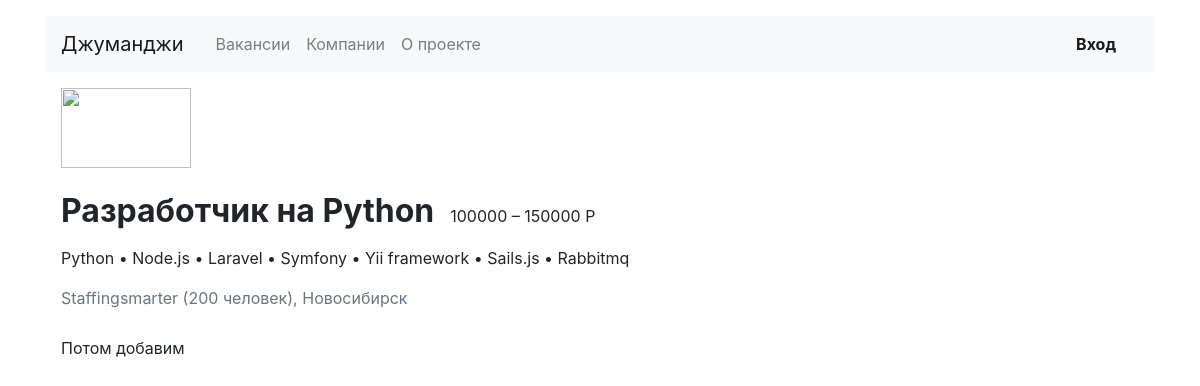
Before: /jobs/1/ with the older database file.
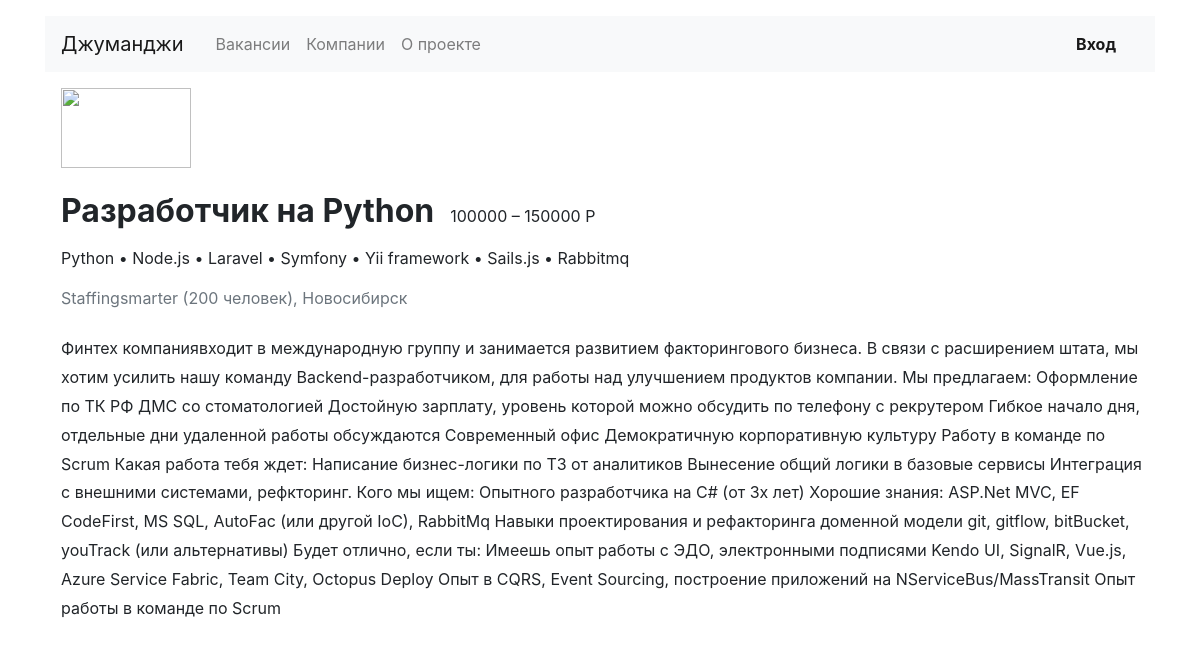
After: the same page with the newer database file.
### vacancy/models.py (models this page shows, shortened)
class Vacancy(models.Model):
    id = models.IntegerField(primary_key=True)
    title = models.CharField(max_length=150)
    speciality = models.ForeignKey(Speciality, on_delete=models.CASCADE, related_name='vacancies')
    company = models.ForeignKey(Company, on_delete=models.CASCADE, related_name='company_vacancies')
    skills = models.TextField(blank=True, db_index=True)
    description = models.TextField(blank=True, db_index=True)
    salary_min = models.PositiveIntegerField(blank=True)
    salary_max = models.PositiveIntegerField(blank=True)
    published_at = models.DateTimeField(auto_now_add=True)

class Company(models.Model):
    id = models.IntegerField(primary_key=True)
    name = models.CharField(max_length=50)
    location = models.CharField(max_length=50)
    logo = models.CharField(max_length=50)
    description = models.TextField(blank=True, db_index=True)
    employee_count = models.IntegerField(blank=True)
    def __str__(self):
        return f'{self.name}'

### vacancy/views.py (the view)
# urls.py: path('jobs/<int:id>/', SpecialitySingleVacancy.as_view(), name='speciality_single_page'),
class SpecialitySingleVacancy(View):
    def get(self, request, id:int):
        vacancies = Vacancy.objects.get(id=id)
        employee_c = vacancies.company.employee_count
        location = vacancies.company.location
        return render(request, 'vacancy/speciality_single_vacansy.html', {'vacancies': vacancies, 'count': employee_c, 'loc': location})

### vacancy/templates/vacancy/speciality_single_vacansy.html
{% extends 'base.html' %}
{% block company %}
<section class="pl-3">
          <a href="#"><img src="https://place-hold.it/130x80" width="130" height="80" alt=""></a>
          <div class="d-flex align-items-baseline align-content-baseline">
            <h1 class="h2 mt-4 font-weight-bold">{{ vacancies.title }}</h1>
            <p class="m-0 pl-3">{{ vacancies.salary_min }} – {{ vacancies.salary_max }} Р</p>
          </div>
          <p class="mt-2">{{ vacancies.skills }}</p>
          <p class="text-muted mb-4">{{ vacancies.company }} ({{ count }} человек), {{ loc }}</p>
          <div style="line-height: 1.8;">
            <p>{{ vacancies.description }}</p>
          </div>
        </section>
{% endblock %}

### templates/base.html (shortened to what this page needs)
<!DOCTYPE html>
<html lang="ru">
<head>
    <link rel="stylesheet" href="https://stackpath.bootstrapcdn.com/bootstrap/4.3.1/css/bootstrap.min.css">
</head>
<body>
    <header class="container mt-3">
        <nav class="navbar navbar-expand-lg navbar-light bg-light">
            <a class="navbar-brand mr-4" href="{% url 'main_page' %}">Джуманджи</a>
            {% include "menu.html" %}
        </nav>
    </header>
    <main class="container mt-3 pb-5">
        {% block company %}
        {% endblock %}
    </main>
</body>
</html>

### templates/menu.html
<div class="collapse navbar-collapse justify-content-between" id="navbarNav">
    <ul class="navbar-nav col-10">
        <li class="nav-item">
            <a class="nav-link" href="{% url 'all_vacancies_list' %}">Вакансии</a>
        </li>
        <li class="nav-item">
            <a class="nav-link" href="#">Компании</a>
        </li>
        <li class="nav-item">
            <a class="nav-link" href="#">О проекте</a>
        </li>
    </ul>
    <ul class="navbar-nav col-2 justify-content-end">
        <li class="nav-item active">
            <a href="#" class="nav-link font-weight-bold">Вход</a>
        </li>
    </ul>
</div>

Changed rows visible on the page:
changed Vacancy "Разработчик на Python": description "Потом добавим" → "Финтех компаниявходит в международную группу и занимается развитием факторингового бизнеса. В связи с расширением штата, мы хотим усилить нашу команду Backend-разработчиком, для работы над улучшением продуктов компании. Мы предлагаем: Оформление по ТК РФ ДМС со стоматологией Достойную зарплату, уровень которой можно обсудить по телефону с рекрутером Гибкое начало дня, отдельные дни удаленной работы обсуждаются Современный офис Демократичную корпоративную культуру Работу в команде по Scrum Какая работа тебя ждет: Написание бизнес-логики по ТЗ от аналитиков Вынесение общий логики в базовые сервисы Интеграция с внешними системами, рефкторинг. Кого мы ищем: Опытного разработчика на C# (от 3х…"
